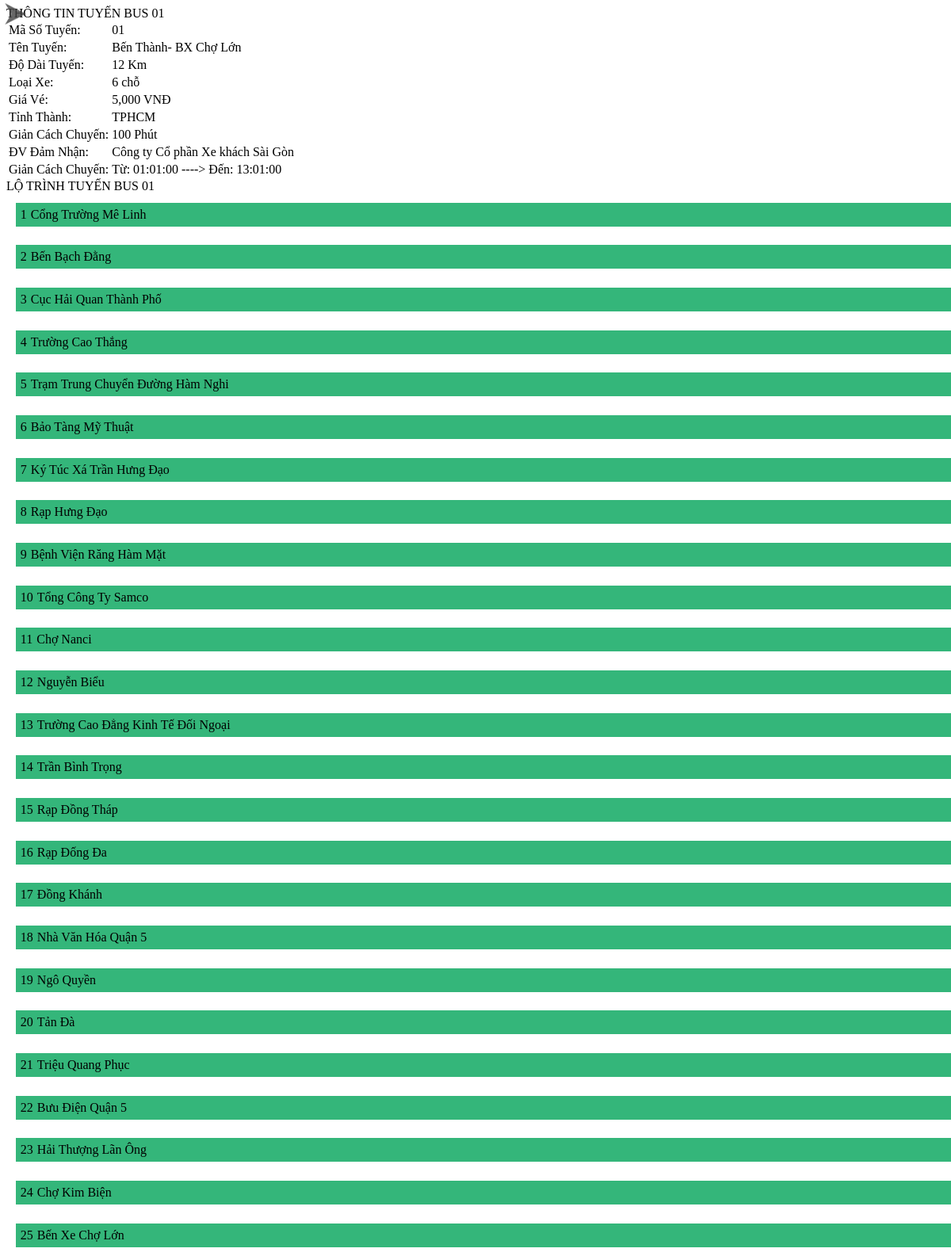
Screenshot of /php/content/chitiettuyenbus.php?id=01 with the database file from the repository.
### tables this page shows
CREATE TABLE `tuyen_xebus` (
  `ma_sotuyen` varchar(50) NOT NULL,
  `ten_tuyen` text NOT NULL,
  `donvi_damnhan` varchar(255) DEFAULT NULL,
  `dodai_tuyen` double DEFAULT NULL,
  `loai_xe` varchar(100) NOT NULL,
  `gia_ve` varchar(100) NOT NULL,
  `ma_tinhthanh` varchar(50) NOT NULL,
  `so_chuyen` int(11) DEFAULT NULL,
  `tu` time DEFAULT NULL,
  `den` time DEFAULT NULL,
  `giancach_chuyen` int(11) DEFAULT NULL
);

CREATE TABLE `tram_xebus` (
  `ma_tram` int(50) NOT NULL,
  `ten_tram` text,
  `ma_sotuyen` varchar(50) NOT NULL,
  `lat` double NOT NULL,
  `lon` double NOT NULL,
  `stt_theotuyen` int(11) NOT NULL,
  `danhsachnode` text NOT NULL
);

### php/content/chitiettuyenbus.php (the view, shortened to what this page needs)
<div  class="tieude" name='<?php echo $_GET['id'] ?>'>THÔNG TIN TUYẾN BUS <?php echo "{$_GET['id']}";?></div>
<?php
include("connect.php");
$sql="SELECT * FROM tuyen_xebus where ma_sotuyen=".$_GET['id']."";
$retval=mysqli_query($conn, $sql) or die('Không kết nối được');
	if(mysqli_num_rows($retval) > 0){
		while($row = mysqli_fetch_assoc($retval)){
				echo "<div id='thongtintuyenbus'>
						<table class='table'>
								<tr><td>Mã Số Tuyến: </td><td>".$row['ma_sotuyen']."</td></tr>
								<tr><td>Tên Tuyến: </td><td>".$row['ten_tuyen']."</td></tr>
								<tr><td>Độ Dài Tuyến: </td><td>".$row['dodai_tuyen']." Km</td></tr>
								<tr><td>Loại Xe: </td><td>".$row['loai_xe']."</td></tr>
								<tr><td>Giá Vé: </td><td>".$row['gia_ve']."</td></tr>
								<tr><td>Tỉnh Thành: </td><td>".$row['ma_tinhthanh']."</td></tr>
								<tr><td>Giản Cách Chuyến: </td><td>".$row['giancach_chuyen']." Phút</td></tr>
								<tr><td>ĐV Đảm Nhận: </td><td>".$row['donvi_damnhan']."</td></tr>
								<tr><td>Giản Cách Chuyến: </td><td>Từ: ".$row['tu']." ----> Đến: ".$row['den']."</td></tr>
							</table>
						</div>";
			}
	}else echo "Không Có Tuyến Bus Nào!";
?>
<div id="box">
	<div class="tieude" >LỘ TRÌNH TUYẾN BUS <?php echo "{$_GET['id']}";?></div>
	<div id='showListBus' style="width: 40px; height: 40px;position: absolute;z-index: 3;top:0;left:0; margin-left:2px; opacity:0.8;">
		<img src="icon/clickHere.png" height="35px" onclick='closeListBus()' />
	</div>
	<div id="chitiettuyen">
		<?php
			include("connect.php");
			$sql="SELECT tram_xebus.stt_theotuyen, tram_xebus.ten_tram FROM tuyen_xebus, tram_xebus WHERE tuyen_xebus.ma_sotuyen = tram_xebus.ma_sotuyen AND tuyen_xebus.ma_sotuyen=".$_GET['id']."";
			$retval=mysqli_query($conn, $sql) or die('Không kết nối được');
				if(mysqli_num_rows($retval) > 0){
					while($row = mysqli_fetch_assoc($retval)){
						echo "<a href='#' onclick='' class='dstbus'>
								<table cellpadding='0' cellspacing='0'>
									<tr class='rowStop'>
										<td class='orderNo'>".$row['stt_theotuyen']."</td>
										<td style='padding-left:5px;'>".$row['ten_tram']."</td>
									</tr>
								</table>
							</a>";
				}
			}else echo "Không có kết quả!";
		?>
	</div>
</div>

### php/content/chitiettuyenbus.php (style rules this page uses)
#thongtintuyenbus { position: relative; float: left; width: 100%; height: auto; }
#chitiettuyen .dstbus { position: relative; float: left; width: 100%; margin:1%; font-size: 14px; color: #FFF; padding: 5px; background-color: #34B67A; border: 1px solid #34B67A; text-align: inherit; }
#chitiettuyen a { text-decoration: none; }

### rows the page displays
tuyen_xebus: ma_sotuyen "01", ten_tuyen "Bến Thành- BX Chợ Lớn", dodai_tuyen "12", loai_xe "6 chỗ", gia_ve "5,000 VNĐ", ma_tinhthanh "TPHCM", giancach_chuyen "100", donvi_damnhan "Công ty Cổ phần Xe khách Sài Gòn", tu "01:01:00", den "13:01:00"
tram_xebus: stt_theotuyen "1", ten_tram "Cổng Trường Mê Linh"
tram_xebus: stt_theotuyen "2", ten_tram "Bến Bạch Đằng"
tram_xebus: stt_theotuyen "3", ten_tram "Cục Hải Quan Thành Phố"
tram_xebus: stt_theotuyen "4", ten_tram "Trường Cao Thắng"
tram_xebus: stt_theotuyen "5", ten_tram "Trạm Trung Chuyển Đường Hàm Nghi"
tram_xebus: stt_theotuyen "6", ten_tram "Bảo Tàng Mỹ Thuật"
tram_xebus: stt_theotuyen "7", ten_tram "Ký Túc Xá Trần Hưng Đạo"
tram_xebus: stt_theotuyen "8", ten_tram "Rạp Hưng Đạo"
tram_xebus: stt_theotuyen "9", ten_tram "Bệnh Viện Răng Hàm Mặt"
tram_xebus: stt_theotuyen "10", ten_tram "Tổng Công Ty Samco"
tram_xebus: stt_theotuyen "11", ten_tram "Chợ Nanci"
tram_xebus: stt_theotuyen "12", ten_tram "Nguyễn Biểu"
tram_xebus: stt_theotuyen "13", ten_tram "Trường Cao Đẳng Kinh Tế Đối Ngoại"
tram_xebus: stt_theotuyen "14", ten_tram "Trần Bình Trọng"
tram_xebus: stt_theotuyen "15", ten_tram "Rạp Đồng Tháp"
tram_xebus: stt_theotuyen "16", ten_tram "Rạp Đống Đa"
tram_xebus: stt_theotuyen "17", ten_tram "Đồng Khánh"
tram_xebus: stt_theotuyen "18", ten_tram "Nhà Văn Hóa Quận 5"
tram_xebus: stt_theotuyen "19", ten_tram "Ngô Quyền"
tram_xebus: stt_theotuyen "20", ten_tram "Tản Đà"
tram_xebus: stt_theotuyen "21", ten_tram "Triệu Quang Phục"
tram_xebus: stt_theotuyen "22", ten_tram "Bưu Điện Quận 5"
tram_xebus: stt_theotuyen "23", ten_tram "Hải Thượng Lãn Ông"
tram_xebus: stt_theotuyen "24", ten_tram "Chợ Kim Biện"
tram_xebus: stt_theotuyen "25", ten_tram "Bến Xe Chợ Lớn"

### other values shown
$_GET['id'] "01"
